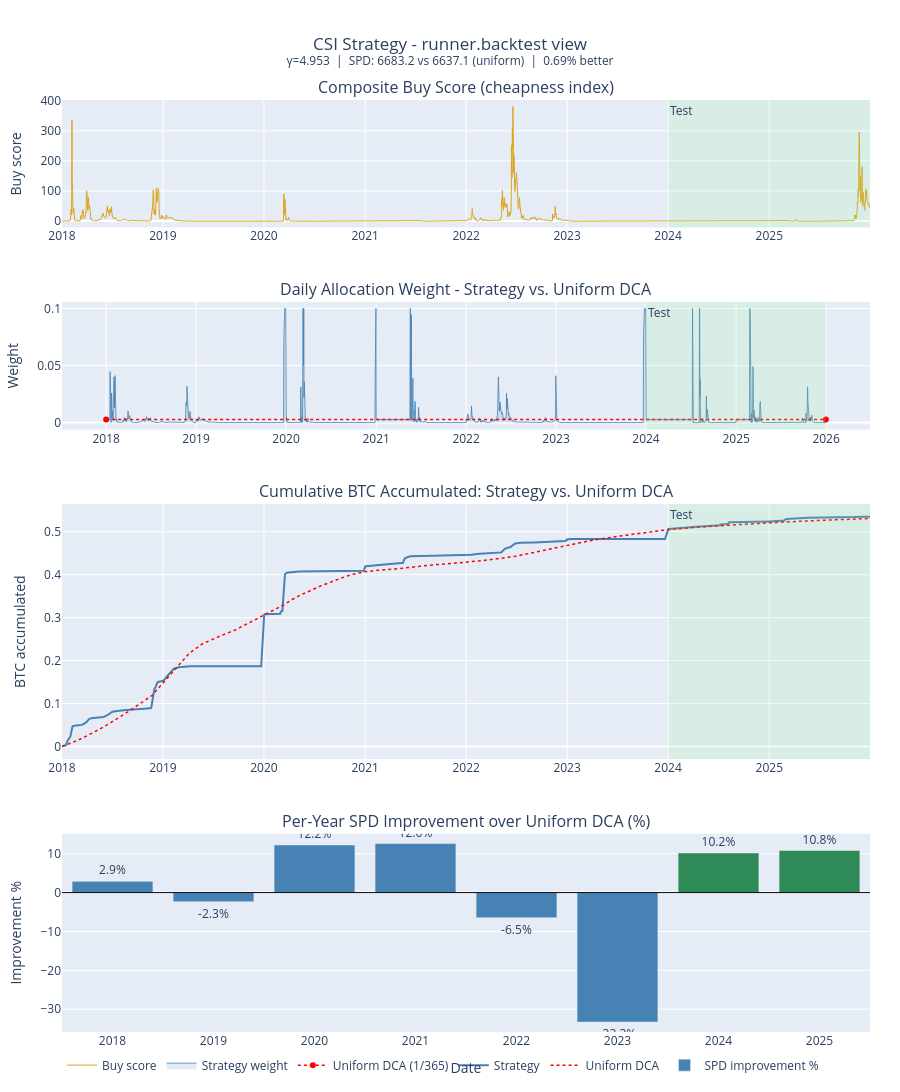

Source (notebook cell):
### Code cell
from stacksats import UniformStrategy
from src import strategy_utils

csi_yearly      = []
uniform_yearly  = []
uniform_strategy = UniformStrategy()

all_years = sorted(full_eval_df["date"].dt.year.unique())
for year in all_years:
    csi_yr = strategy_utils.export_one_year(csi_strategy, btc_df_pl, year, runner)
    if csi_yr is not None:
        csi_yearly.append(csi_yr)
    uni_yr = strategy_utils.export_one_year(uniform_strategy, btc_df_pl, year, runner)
    if uni_yr is not None:
        uniform_yearly.append(uni_yr)

csi_all     = pl.concat(csi_yearly).rename({"weight": "csi_weight"})
uniform_all = pl.concat(uniform_yearly).rename({"weight": "baseline_weight"})

merged_runner = (
    csi_all.select(["date", "price_usd", "csi_weight"])
    .join(uniform_all.select(["date", "baseline_weight"]), on="date", how="inner")
    .sort("date")
    .with_columns(pl.col("date").cast(pl.Date).dt.year().alias("year"))
)

merged_runner = merged_runner.with_columns([
    (pl.col("csi_weight")      * src_config.TOTAL_BUDGET_USD).alias("csi_usd"),
    (pl.col("baseline_weight") * src_config.TOTAL_BUDGET_USD).alias("baseline_usd"),
]).with_columns([
    (pl.col("csi_usd")      / pl.col("price_usd")).alias("btc_accum_csi"),
    (pl.col("baseline_usd") / pl.col("price_usd")).alias("btc_accum_baseline"),
]).with_columns([
    (pl.col("btc_accum_csi")      * 100_000_000).alias("sats_accum_csi"),
    (pl.col("btc_accum_baseline") * 100_000_000).alias("sats_accum_baseline"),
])

# Per-year SPD improvement (Panel 4 equivalent)
spd_by_year = (
    merged_runner
    .group_by("year")
    .agg([
        (pl.col("csi_weight")      / pl.col("price_usd")).sum().alias("spd_csi"),
        (pl.col("baseline_weight") / pl.col("price_usd")).sum().alias("spd_baseline"),
    ])
    .with_columns(((pl.col("spd_csi") / pl.col("spd_baseline") - 1) * 100).alias("improvement_pct"))
    .sort("year")
)

total_dynamic_btc  = merged_runner["btc_accum_csi"].sum()
total_baseline_btc = merged_runner["btc_accum_baseline"].sum()
n_years            = merged_runner["year"].n_unique()
total_spend_usd    = src_config.TOTAL_BUDGET_USD * n_years

sats_per_dollar_dynamic  = (total_dynamic_btc  / total_spend_usd) * 100_000_000
sats_per_dollar_baseline = (total_baseline_btc / total_spend_usd) * 100_000_000
pct_diff = (total_dynamic_btc - total_baseline_btc) / total_baseline_btc * 100
label    = "better" if pct_diff > 0 else "worse"

print(f"Total BTC, CSI:     {total_dynamic_btc:.6f}  (${total_spend_usd:.0f} deployed)")
print(f"Total BTC, Uniform: {total_baseline_btc:.6f}")
print(f"SPD, CSI:           {sats_per_dollar_dynamic:.2f}")
print(f"SPD, Uniform:       {sats_per_dollar_baseline:.2f}")
print(f"CSI {abs(pct_diff):.2f}% {label} than Uniform")
print(spd_by_year)

# --- Recompute buy scores for Panel 1 (batch, from opt params) ---
runner_scores = compute_scores(full_eval_df, opt_logits, opt_exponent)

plot_pd     = merged_runner.to_pandas()
plot_pd["date"] = pd.to_datetime(plot_pd["date"])
runner_dates    = pd.to_datetime(plot_pd["date"].to_numpy())
runner_weights  = plot_pd["csi_weight"].to_numpy()
runner_prices   = plot_pd["price_usd"].to_numpy()
dca_weight      = 1.0 / WINDOW_SIZE

btc_per_day_strat = runner_weights  * src_config.TOTAL_BUDGET_USD / runner_prices
btc_per_day_dca   = dca_weight      * src_config.TOTAL_BUDGET_USD / runner_prices
cum_strat_r = np.cumsum(btc_per_day_strat)
cum_dca_r   = np.cumsum(btc_per_day_dca)

# Bar data from spd_by_year
spd_pd      = spd_by_year.to_pandas().sort_values("year")
bar_labels_r = [str(y) for y in spd_pd["year"]]
bar_colors_r = ["steelblue" if y <= 2023 else "seagreen" for y in spd_pd["year"]]

fig2 = make_subplots(
    rows=4, cols=1,
    subplot_titles=[
        "Composite Buy Score (cheapness index)",
        "Daily Allocation Weight - Strategy vs. Uniform DCA",
        "Cumulative BTC Accumulated: Strategy vs. Uniform DCA",
        "Per-Year SPD Improvement over Uniform DCA (%)",
    ],
    vertical_spacing=0.08,
    row_heights=[0.18, 0.18, 0.36, 0.28],
)

fig2.add_trace(go.Scatter(x=runner_dates, y=runner_scores,
    name="Buy score", line=dict(color="goldenrod", width=1)), row=1, col=1)

fig2.add_trace(go.Scatter(x=runner_dates, y=runner_weights,
    name="Strategy weight", line=dict(color="steelblue", width=0.8),
    fill="tozeroy", fillcolor="rgba(70,130,180,0.15)"), row=2, col=1)
fig2.add_trace(go.Scatter(
    x=[runner_dates.min(), runner_dates.max()], y=[dca_weight, dca_weight],
    name=f"Uniform DCA (1/365)", line=dict(color="red", dash="dot", width=1.5)), row=2, col=1)

fig2.add_trace(go.Scatter(x=runner_dates, y=cum_strat_r,
    name="Strategy", line=dict(color="steelblue", width=2)), row=3, col=1)
fig2.add_trace(go.Scatter(x=runner_dates, y=cum_dca_r,
    name="Uniform DCA", line=dict(color="red", dash="dot", width=1.5)), row=3, col=1)

for row_i in [1, 2, 3]:
    fig2.add_vrect(x0=TEST_START, x1=str(runner_dates.max().date()),
        fillcolor="lightgreen", opacity=0.15, line_width=0,
        annotation_text="Test", annotation_position="top left", row=row_i, col=1)

fig2.add_trace(go.Bar(
    x=bar_labels_r, y=spd_pd["improvement_pct"],
    marker_color=bar_colors_r,
    text=[f"{v:.1f}%" for v in spd_pd["improvement_pct"]],
    textposition="outside", name="SPD improvement %"), row=4, col=1)
fig2.add_hline(y=0, line_color="black", line_width=1, row=4, col=1)

fig2.update_layout(
    title=dict(text=(
        f"CSI Strategy - runner.backtest view<br>"
        f"<sup>γ={opt_exponent:.3f}  |  "
        f"SPD: {sats_per_dollar_dynamic:.1f} vs {sats_per_dollar_baseline:.1f} (uniform)  |  "
        f"{abs(pct_diff):.2f}% {label}</sup>"
    ), x=0.5),
    height=1700,
    legend=dict(orientation="h", y=-0.02),
    margin=dict(l=60, r=30, t=100, b=60),
)
fig2.update_yaxes(title_text="Buy score",        row=1, col=1)
fig2.update_yaxes(title_text="Weight",           row=2, col=1)
fig2.update_yaxes(title_text="BTC accumulated",  row=3, col=1)
fig2.update_yaxes(title_text="Improvement %",    row=4, col=1)
fig2.update_xaxes(title_text="Date",             row=4, col=1)
fig2.show()

### Figure 1 — Plotly figure (JSON) as saved in the notebook; plotly's stock layout.template omitted (floating-point values rounded to 4 significant figures; data arrays with more than 128 entries replaced by an {"elided": "..."} marker saying what was removed)
{"data": [{"line": {"color": "goldenrod", "width": 1}, "name": "Buy score", "type": "scatter", "x": {"elided": "2920 str values"}, "xaxis": "x", "y": {"elided": "2920 float values"}, "yaxis": "y"}, {"fill": "tozeroy", "fillcolor": "rgba(70,130,180,0.15)", "line": {"color": "steelblue", "width": 0.8}, "name": "Strategy weight", "type": "scatter", "x": {"elided": "2920 str values"}, "xaxis": "x2", "y": {"elided": "2920 float values"}, "yaxis": "y2"}, {"line": {"color": "red", "dash": "dot", "width": 1.5}, "name": "Uniform DCA (1/365)", "type": "scatter", "x": ["2018-01-01T00:00:00", "2025-12-31T00:00:00"], "xaxis": "x2", "y": [0.00274, 0.00274], "yaxis": "y2"}, {"line": {"color": "steelblue", "width": 2}, "name": "Strategy", "type": "scatter", "x": {"elided": "2920 str values"}, "xaxis": "x3", "y": {"elided": "2920 float values"}, "yaxis": "y3"}, {"line": {"color": "red", "dash": "dot", "width": 1.5}, "name": "Uniform DCA", "type": "scatter", "x": {"elided": "2920 str values"}, "xaxis": "x3", "y": {"elided": "2920 float values"}, "yaxis": "y3"}, {"marker": {"color": ["steelblue", "steelblue", "steelblue", "steelblue", "steelblue", "steelblue", "seagreen", "seagreen"]}, "name": "SPD improvement %", "text": ["2.9%", "-2.3%", "12.2%", "12.6%", "-6.5%", "-33.3%", "10.2%", "10.8%"], "textposition": "outside", "type": "bar", "x": ["2018", "2019", "2020", "2021", "2022", "2023", "2024", "2025"], "xaxis": "x4", "y": [2.888, -2.339, 12.25, 12.61, -6.457, -33.3, 10.19, 10.83], "yaxis": "y4"}], "layout": {"annotations": [{"font": {"size": 16}, "showarrow": false, "text": "Composite Buy Score (cheapness index)", "x": 0.5, "xanchor": "center", "xref": "paper", "y": 1, "yanchor": "bottom", "yref": "paper"}, {"font": {"size": 16}, "showarrow": false, "text": "Daily Allocation Weight - Strategy vs. Uniform DCA", "x": 0.5, "xanchor": "center", "xref": "paper", "y": 0.7832, "yanchor": "bottom", "yref": "paper"}, {"font": {"size": 16}, "showarrow": false, "text": "Cumulative BTC Accumulated: Strategy vs. Uniform DCA", "x": 0.5, "xanchor": "center", "xref": "paper", "y": 0.5664, "yanchor": "bottom", "yref": "paper"}, {"font": {"size": 16}, "showarrow": false, "text": "Per-Year SPD Improvement over Uniform DCA (%)", "x": 0.5, "xanchor": "center", "xref": "paper", "y": 0.2128, "yanchor": "bottom", "yref": "paper"}, {"showarrow": false, "text": "Test", "x": "2024-01-01", "xanchor": "left", "xref": "x", "y": 1, "yanchor": "top", "yref": "y domain"}, {"showarrow": false, "text": "Test", "x": "2024-01-01", "xanchor": "left", "xref": "x2", "y": 1, "yanchor": "top", "yref": "y2 domain"}, {"showarrow": false, "text": "Test", "x": "2024-01-01", "xanchor": "left", "xref": "x3", "y": 1, "yanchor": "top", "yref": "y3 domain"}], "height": 1700, "legend": {"orientation": "h", "y": -0.02}, "margin": {"b": 60, "l": 60, "r": 30, "t": 100}, "shapes": [{"fillcolor": "lightgreen", "line": {"width": 0}, "opacity": 0.15, "type": "rect", "x0": "2024-01-01", "x1": "2025-12-31", "xref": "x", "y0": 0, "y1": 1, "yref": "y domain"}, {"fillcolor": "lightgreen", "line": {"width": 0}, "opacity": 0.15, "type": "rect", "x0": "2024-01-01", "x1": "2025-12-31", "xref": "x2", "y0": 0, "y1": 1, "yref": "y2 domain"}, {"fillcolor": "lightgreen", "line": {"width": 0}, "opacity": 0.15, "type": "rect", "x0": "2024-01-01", "x1": "2025-12-31", "xref": "x3", "y0": 0, "y1": 1, "yref": "y3 domain"}, {"line": {"color": "black", "width": 1}, "type": "line", "x0": 0, "x1": 1, "xref": "x4 domain", "y0": 0, "y1": 0, "yref": "y4"}], "title": {"text": "CSI Strategy - runner.backtest view<br><sup>γ=4.953  |  SPD: 6683.2 vs 6637.1 (uniform)  |  0.69% better</sup>", "x": 0.5}, "xaxis": {"anchor": "y", "domain": [0, 1]}, "xaxis2": {"anchor": "y2", "domain": [0, 1]}, "xaxis3": {"anchor": "y3", "domain": [0, 1]}, "xaxis4": {"anchor": "y4", "domain": [0, 1], "title": {"text": "Date"}}, "yaxis": {"anchor": "x", "domain": [0.8632, 1], "title": {"text": "Buy score"}}, "yaxis2": {"anchor": "x2", "domain": [0.6464, 0.7832], "title": {"text": "Weight"}}, "yaxis3": {"anchor": "x3", "domain": [0.2928, 0.5664], "title": {"text": "BTC accumulated"}}, "yaxis4": {"anchor": "x4", "domain": [0, 0.2128], "title": {"text": "Improvement %"}}}}
